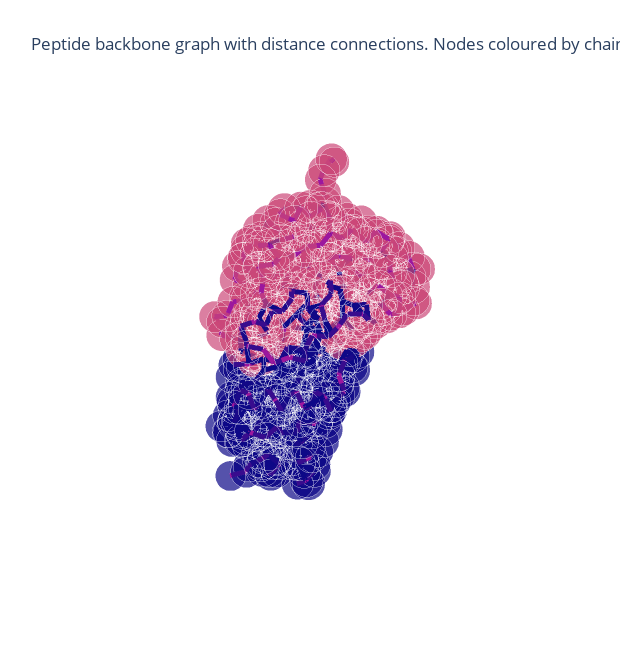

The cell this chart's notebook holds for it:
### Markdown cell above
Graphein also has functions to visualize the graph using different libraries. Here's an example with `plotly`:

### Code cell
p = plotly_protein_structure_graph(
    graph,
    colour_edges_by="kind",
    colour_nodes_by='chain_id',
    label_node_ids=False,
    plot_title="Peptide backbone graph with distance connections. Nodes coloured by chain.",
    node_size_multiplier=1
    )
p.show()

### Figure 1 — Plotly figure (JSON) as saved in the notebook; plotly's stock layout.template omitted (floating-point values rounded to 4 significant figures; data arrays with more than 128 entries replaced by an {"elided": "..."} marker saying what was removed)
{"data": [{"hoverinfo": "text+x+y+z", "marker": {"color": {"elided": "562x4 float values"}, "opacity": 0.7, "size": {"elided": "562 int values"}, "symbol": "circle"}, "mode": "markers", "text": {"elided": "562 str values"}, "type": "scatter3d", "x": {"elided": "562 float values"}, "y": {"elided": "562 float values"}, "z": {"elided": "562 float values"}}, {"hoverinfo": "text", "line": {"color": {"elided": "2214x4 float values"}, "width": 10}, "mode": "lines", "text": {"elided": "2214 str values"}, "type": "scatter3d", "x": {"elided": "2214 float values"}, "y": {"elided": "2214 float values"}, "z": {"elided": "2214 float values"}}], "layout": {"height": 650, "margin": {"t": 100}, "scene": {"xaxis": {"showbackground": false, "showgrid": false, "showline": false, "showticklabels": false, "title": {"text": ""}, "zeroline": false}, "yaxis": {"showbackground": false, "showgrid": false, "showline": false, "showticklabels": false, "title": {"text": ""}, "zeroline": false}, "zaxis": {"showbackground": false, "showgrid": false, "showline": false, "showticklabels": false, "title": {"text": ""}, "zeroline": false}}, "showlegend": false, "title": {"text": "Peptide backbone graph with distance connections. Nodes coloured by chain."}, "width": 620}}
